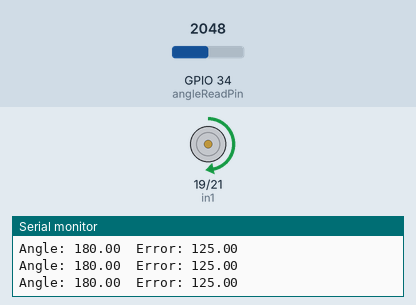
Recording of a program running on a simulated ESP32. Shown: motor-driver pin pairs drawn as motors (green arrow = first pin HIGH = forward, orange = second pin HIGH = backward, longer = more drive, scaled by the enable pin), the last lines printed to the serial monitor. The test bench sets the inputs (shaded band); at power-on: GPIO 34 (angleReadPin) = 2048.

Above: at 1.2 s.
1.3 s: GPIO 34 (angleReadPin) set to 119
At 1.63 s:
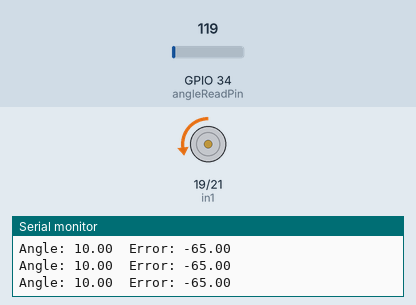
4.3 s: GPIO 34 (angleReadPin) set to 102
7.3 s: GPIO 34 (angleReadPin) set to 1228
At 7.37 s:
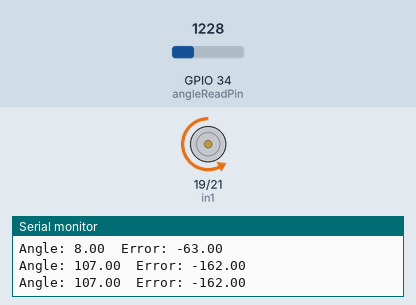
10.3 s: GPIO 34 (angleReadPin) set to 2291
At 10.45 s:
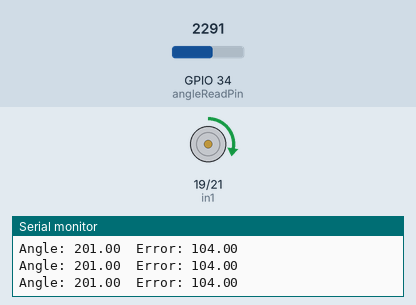
13.3 s: GPIO 34 (angleReadPin) set to 2394
16.3 s: GPIO 34 (angleReadPin) set to 2047
At 24.49 s:
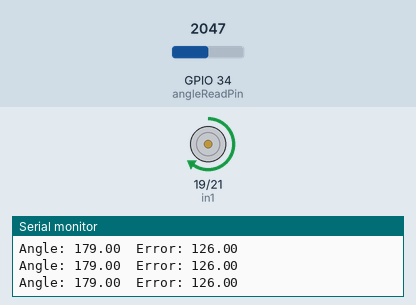
Timing chart, 0 to 28.3 s (numbered marks = the images above; inputs shaded):
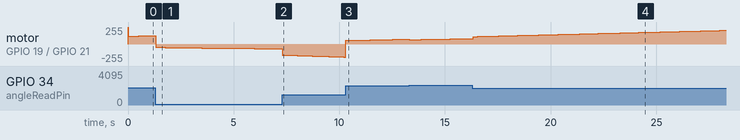

The program:

main.cpp
```cpp
#include <Arduino.h>

// Declare prereqs.
const int bitResolution = 12;
int bitRange = 4096;
double timeTook, readAngle, error, errorLast;
double cumError, rateError;
double targetAngle = 305;
const int freq = 100;

const double Kp = 15;
const double Ki = 0.001;
const double Kd = 1;

const int CHANNEL1 = 0;
const int angleReadPin = 34;

// L298N Motor A pins
const int enA = 18;
const int in1 = 19;
const int in2 = 21;

double Pterm, Iterm, Dterm, PID;
double currentTime, previousTime;

void setup() {

  ledcSetup(CHANNEL1, freq, bitResolution);
  ledcAttachPin(enA, CHANNEL1);

  pinMode(in1, OUTPUT);
  pinMode(in2, OUTPUT);

  Serial.begin(9600);

}

void loop() {
  int rawAngle = analogRead(angleReadPin);
  readAngle = (360 * rawAngle) / (bitRange - 1);

  currentTime = millis();
  timeTook = currentTime - previousTime;

  double clockwise_distance = targetAngle - readAngle;
  if (clockwise_distance < 0) {
    clockwise_distance += 360;
  }
  double counter_clockwise_distance = readAngle - targetAngle;
  if (counter_clockwise_distance < 0) {
    counter_clockwise_distance += 360;
  }

  if (clockwise_distance < counter_clockwise_distance) {
    error = clockwise_distance;
  } else {
    error = -counter_clockwise_distance;
  }

  cumError += (error) * timeTook;
  rateError = (error - errorLast) / timeTook;

  PID = (Kp * error) + (Ki * cumError) + Kd * rateError;
  PID = abs(PID);

  if (PID > 4096) {
    PID = 4095;
  }

  if (error > 0) {
    digitalWrite(in1, HIGH);
    digitalWrite(in2, LOW);
    ledcWrite(CHANNEL1, PID);
  } else if (error < 0) {
    digitalWrite(in1, LOW);
    digitalWrite(in2, HIGH);
    ledcWrite(CHANNEL1, PID);
  } else if (error == 0) {
    digitalWrite(in1, LOW);
    digitalWrite(in2, LOW);
  }

  previousTime = currentTime;
  errorLast = error;

  Serial.print("Angle: ");
  Serial.print(readAngle);
  Serial.print("  Error: ");
  Serial.println(error);
  delay(10);
}
```
